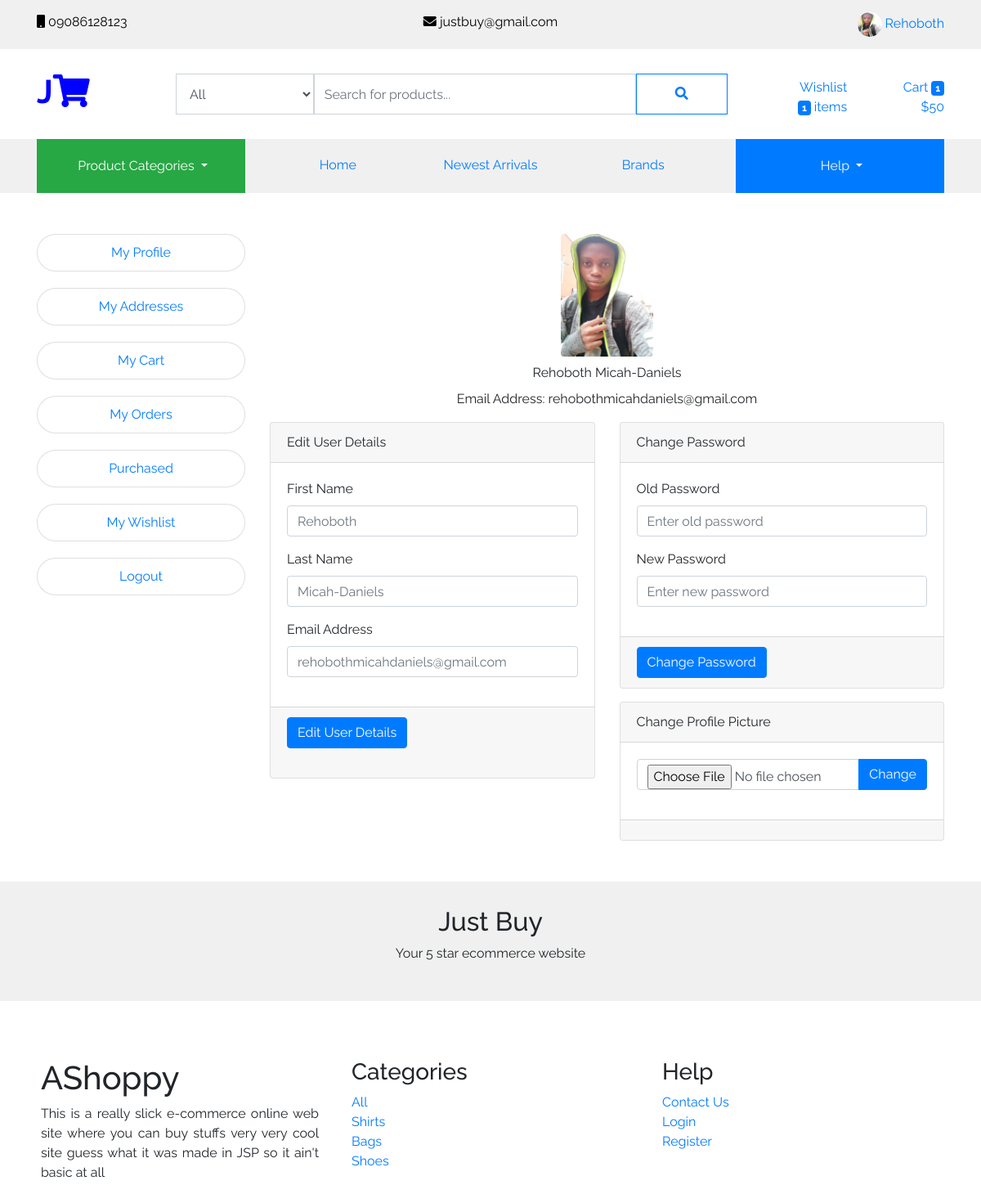
The app's page /my_dashboard.php (signed in) with its own data.
### tables this page shows
CREATE TABLE `users` (
  `UserID` int(11) NOT NULL,
  `FirstName` varchar(60) NOT NULL,
  `LastName` varchar(60) NOT NULL,
  `ProfilePicture` text DEFAULT NULL,
  `EmailAddress` varchar(100) DEFAULT NULL,
  `Password` varchar(100) NOT NULL
);

CREATE TABLE `categories` (
  `CategoryID` int(11) NOT NULL,
  `CategoryName` varchar(60) DEFAULT NULL
);

### classes/Dbh.config.php (called while the page is built, shortened)
<?php
	class Dbh{
		public function SanitizeVariable($variable){
			return htmlspecialchars(htmlentities(strip_tags($variable)));
		}
	}
?>

### classes/Users.php (called while the page is built, shortened)
<?php
    require_once (dirname(__DIR__).'/classes/Dbh.config.php');
    class Users extends Dbh{
        public function UserExistsByIDDB($user_id){
            $db_object = $this->GetConnection();
            $user_id = $this->SanitizeVariable($user_id);
            $sql = "SELECT * FROM ".self::USERS_TABLE["TableName"]." WHERE UserID = ?";
            $prepared_statement = $db_object->prepare($sql);
            $prepared_statement->execute([$user_id]);
            return ($prepared_statement->rowCount() == 1);
        }
        public function GetUserDetailsDB($user_id){
            $db_object = $this->GetConnection();
            $user_id = $this->SanitizeVariable($user_id);
            $sql = "SELECT * FROM ".self::USERS_TABLE["TableName"]." WHERE UserID = ?";
            $prepared_statement = $db_object->prepare($sql);
            $prepared_statement->execute([$user_id]);
            return $prepared_statement->fetchAll()[0];
        }
    }
?>

### classes/UsersView.php (called while the page is built, shortened)
<?php
require_once (dirname(__DIR__).'/classes/Users.php');
    class UsersView extends Users{
        public function UserExistsByID($user_id){
            return $this->UserExistsByIDDB($user_id);
        }
        public function GetUserDetails($user_id){
            return $this->GetUserDetailsDB($user_id);
        }
        public function UserLoggedInVerified(){
            if(isset($_SESSION["user_logged"]) && !empty($_SESSION["user_logged"])){
                $user_id = $_SESSION["user_logged"];
                if($this->UserExistsByID($user_id)){
                    return true;
                }else{
                    return false;
                }
            }else{
                return false;
            }
        }
    }
?>

### classes/Categories.php (called while the page is built, shortened)
<?php
    require_once (dirname(__DIR__).'/classes/Dbh.config.php');
    class Categories extends Dbh{
        public function GetCategoriesDB(){
            $db_object = $this->GetConnection();
            $sql = "SELECT * FROM ".self::CATEGORIES_TABLE["TableName"]." ORDER By CategoryID DESC";
            $prepared_statement = $db_object->prepare($sql);
            $prepared_statement->execute([]);
            $categories = $prepared_statement->fetchAll();
            return $categories;
        }
    }
?>

### classes/CategoriesView.php (called while the page is built, shortened)
<?php
    require_once (dirname(__DIR__).'/classes/Categories.php');
    class CategoriesView extends Categories{
        public function GetCategories(){
            return $this->GetCategoriesDB();
        }
    }
?>

### my_dashboard.php (the view, shortened to what this page needs)
<?php
    $classes_redirect = "classes/";
    include_once $classes_redirect."__WebAppConfig.php";
    include_once $classes_redirect."UsersView.php";
    include_once $classes_redirect."CategoriesView.php";
    $users_view_instance = new UsersView();
    if($users_view_instance->UserLoggedInVerified()){
        $user_details = $users_view_instance->GetUserDetails($users_view_instance->GetUserLoggedID());
        $user_profile_picture = ($user_details["ProfilePicture"] != null) ?  $user_details["ProfilePicture"]: "assets/images/avatar.jpg";
    }else{
        $redirect_url = $app_conf->base_url()."404";
        header("location: $redirect_url");
    }
    include_once $classes_redirect."ProductsView.php";
?>
<!DOCTYPE html>
<html lang="en" dir="ltr">
    <head>
        <title><?php echo $user_details["FirstName"]." ".$user_details["LastName"]; ?> | <?php $app_conf->app_name(); ?></title>
        <?php $app_conf->load_stylesheet("css/bootstrap.min.css"); ?>
        <?php $app_conf->load_stylesheet("css/style.css"); ?>
        <?php $app_conf->load_stylesheet("css/fontawesome.min.css"); ?>
    </head>
    <body>
        <?php include_once $app_conf->get_view("header"); ?>
        <?php include_once $app_conf->get_view("header2"); ?>
        <div class="container" style="margin-top: 50px; margin-bottom: 50px;">
            <div class="row">
                <div class="col-lg-3 col-md-4 col-12" style="margin-bottom: 20px;">
                </div>
                <div class="col-lg-9 col-md-8 col-12">
                    <div class="row">
                        <div class="col-4 offset-4 col-md-4 offset-md-4 col-lg-2 offset-lg-5">
                            <img src="<?php echo $app_conf->base_url(); ?><?php echo $user_profile_picture; ?>" width="100%" class="rounded"/>
                        </div>
                        <div class="col-12 text-center mt-2">
                            <?php echo $user_details["FirstName"]." ".$user_details["LastName"]; ?>
                        </div>
                        <div class="col-12 text-center mt-2">
                            Email Address: <?php echo $user_details["EmailAddress"]; ?>
                        </div>
                    </div>
                    <div class="row mt-3">
                        <div class="col-lg-6">
                            <div class="card mb-3">
                                <div class="card-header">
                                    Edit User Details
                                </div>
                                <form id="user_details_edit">
                                    <div class="card-body">
                                        <div class="form-group">
                                            <label>First Name</label>
                                            <input type="text" name="first_name" class="form-control" placeholder="<?php echo $user_details["FirstName"]; ?>"/>
                                        </div>
                                        <div class="form-group">
                                            <label>Last Name</label>
                                            <input type="text" name="last_name" class="form-control" placeholder="<?php echo $user_details["LastName"]; ?>"/>
                                        </div>
                                        <div class="form-group">
                                            <label>Email Address</label>
                                            <input type="email" name="email_address" class="form-control" placeholder="<?php echo $user_details["EmailAddress"]; ?>"/>
                                        </div>
                                    </div>
                                    <div class="card-footer">
                                        <button type="submit" class="btn btn-primary">Edit User Details</button>
                                        <br/><br/>
                                    </div>
                                </form>
                            </div>
                        </div>
                        <div class="col-lg-6">
                            <div class="card">
                                <div class="card-header">
                                    Change Password
                                </div>
                                <form id="password_edit">
                                    <div class="card-body">
                                        <div class="form-group">
                                            <label>Old Password</label>
                                            <input type="password" name="o_pwd" class="form-control" placeholder="Enter old password"/>
                                        </div>
                                        <div class="form-group">
                                            <label>New Password</label>
                                            <input type="password" name="n_pwd" class="form-control" placeholder="Enter new password"/>
                                        </div>
                                    </div>
                                    <div class="card-footer">
                                        <button type="submit" class="btn btn-primary">Change Password</button>
                                    </div>
                                </form>
                            </div>
                            <div class="card mt-3">
                                <div class="card-header">
                                    Change Profile Picture
                                </div>
                                <form id="profile_picture_edit">
                                    <div class="card-body">
                                        <div class="input-group mb-3">
                                            <input type="file" name="profile_picture" class="form-control"/>
                                            <div class="input-group-append">
                                              <button type="submit" class="btn btn-primary">Change</button>
                                            </div>
                                        </div>
                                    </div>
                                    <div class="card-footer">
                                    </div>
                                </form>
                            </div>
                        </div>
                    </div>
                </div>
            </div>
        </div>
        <?php include_once $app_conf->get_view("footer"); ?>
    </body>
</html>

### views/header.view.php (shortened to what this page needs)
<div class="header container-fluid">
            <div class="container">
                <div class="row">
                    <div class="col-xl-4 col-lg-4 col-md-3 text-left">
                        <i class="fa fa-mobile"></i> 09086128123
                    </div>
                    <div class="col-xl-4 col-lg-4 col-md-5 text-center">
                        <i class="fa fa-envelope"></i> justbuy@gmail.com
                    </div>
                    <div class="col-xl-4 col-lg-4 col-md-4 text-right">
                        <?php
                            if($users_view_instance->UserLoggedInVerified()){
                                $user_details = $users_view_instance->GetUserDetails($users_view_instance->GetUserLoggedID());
                                $profile_picture = ($user_details["ProfilePicture"] == NULL) ? "assets/images/avatar.jpg": $user_details["ProfilePicture"];
                                $first_name = $user_details["FirstName"];
                                ?>
                                    <img src="<?php echo $app_conf->base_url(); ?><?php echo $profile_picture;?>" class="rounded-circle" width="30" height="30"/>
                                    <a href="<?php echo $app_conf->base_url(); ?>my_dashboard">
                                        <?php echo $first_name; ?>
                                    </a>
                                <?php
                            }else{
                                ?>
                                    <a href="<?php echo $app_conf->base_url(); ?>register"><i class="fa fa-user"></i> Register</a> |
                                    <a href="<?php echo $app_conf->base_url(); ?>login"><i class="fa fa-user-check"></i> Login</a>
                                <?php
                            }
                        ?>
                    </div>
                </div>
            </div>
        </div>
                   <?php $app_conf->get_font_awesome_icon("fas fa-envelope"); ?> ashoppy2020@gmail.com
                   <?php $app_conf->get_font_awesome_icon("fas fa-mobile"); ?> 07030700028
                   <?php
                       if($users_view_instance->UserLoggedInVerified()){
                           $user_details = $users_view_instance->GetUserDetails($users_view_instance->GetUserLoggedID());
                           ?>
                           <?php
                       }else{
                           ?>
                               <a href="<?php echo $app_conf->base_url(); ?>register"><i class="fa fa-user"></i> Register</a> |
                               <a href="<?php echo $app_conf->base_url(); ?>login"><i class="fa fa-user-check"></i> Login</a>
                           <?php
                       }
                   ?>

### views/footer.view.php
<div class="container-fluid footer">
            <div class="container">
                <div class="row">
                    <div class="col-lg-4 col-md-4 col-12" style="padding: 20px;">
                        <h1>AShoppy</h1>
                        <p style="text-align: justify;">This is a really slick e-commerce online web site where you can buy stuffs very very cool site
                        guess what it was made in JSP so it ain't basic at all</p>
                    </div>
                    <div class="col-lg-4 col-md-4 col-12" style="padding: 20px;">
                        <h3>Categories</h3>
                        <a href="<?php echo $app_conf->base_url(); ?>products/all/all/all/all">All</a><br/>
                        <?php
                            $active_categories = $categories_view_instance->GetCategories("all");
                            foreach($active_categories as $category){
                                $category_name = $category["CategoryName"];
                                $category_id = $category["CategoryID"];
                                ?>
                                <a href="<?php echo $app_conf->base_url(); ?>products/<?php echo $category_id; ?>/all/all/all"><?php echo $category_name; ?></a><br/>
                                <?php
                            }
                        ?>
                    </div>
                    <div class="col-lg-4 col-md-4 col-12" style="padding: 20px;">
                        <h3>Help</h3>
                        <a href="<?php echo $app_conf->base_url(); ?>contact_us">Contact Us</a><br/>
                        <a href="<?php echo $app_conf->base_url(); ?>login">Login</a><br/>
                        <a href="<?php echo $app_conf->base_url(); ?>register">Register</a><br/>
                    </div>
                </div>
            </div>
        </div>

### assets/css/style.css (style rules this page uses)
.footer { margin-top: 50px; }
.header { padding: 15px; background-color: #f0f0f0; color: black; }
.text-center { text-align: center; }
@media only screen and (min-width: 768px) { .header { display: block; } }

### includes/font.inc.php (style rules this page uses)
* { font-family: 'Raleway', sans-serif; }

### records on screen
users: ProfilePicture (picture), FirstName "Rehoboth", LastName "Micah-Daniels", EmailAddress "rehobothmicahdaniels@gmail.com", first_name "Rehoboth", last_name "Micah-Daniels", email_address "rehobothmicahdaniels@gmail.com"
categories: CategoryName "Shirts"
categories: CategoryName "Bags"
categories: CategoryName "Shoes"

### other values on screen
$products_view_instance->GetNumWishlistProducts($user_id) "1"
$products_view_instance->GetNumCartProducts($cart_id) "1"
$products_view_instance->GetTotalCartBill($cart_id) "50"
